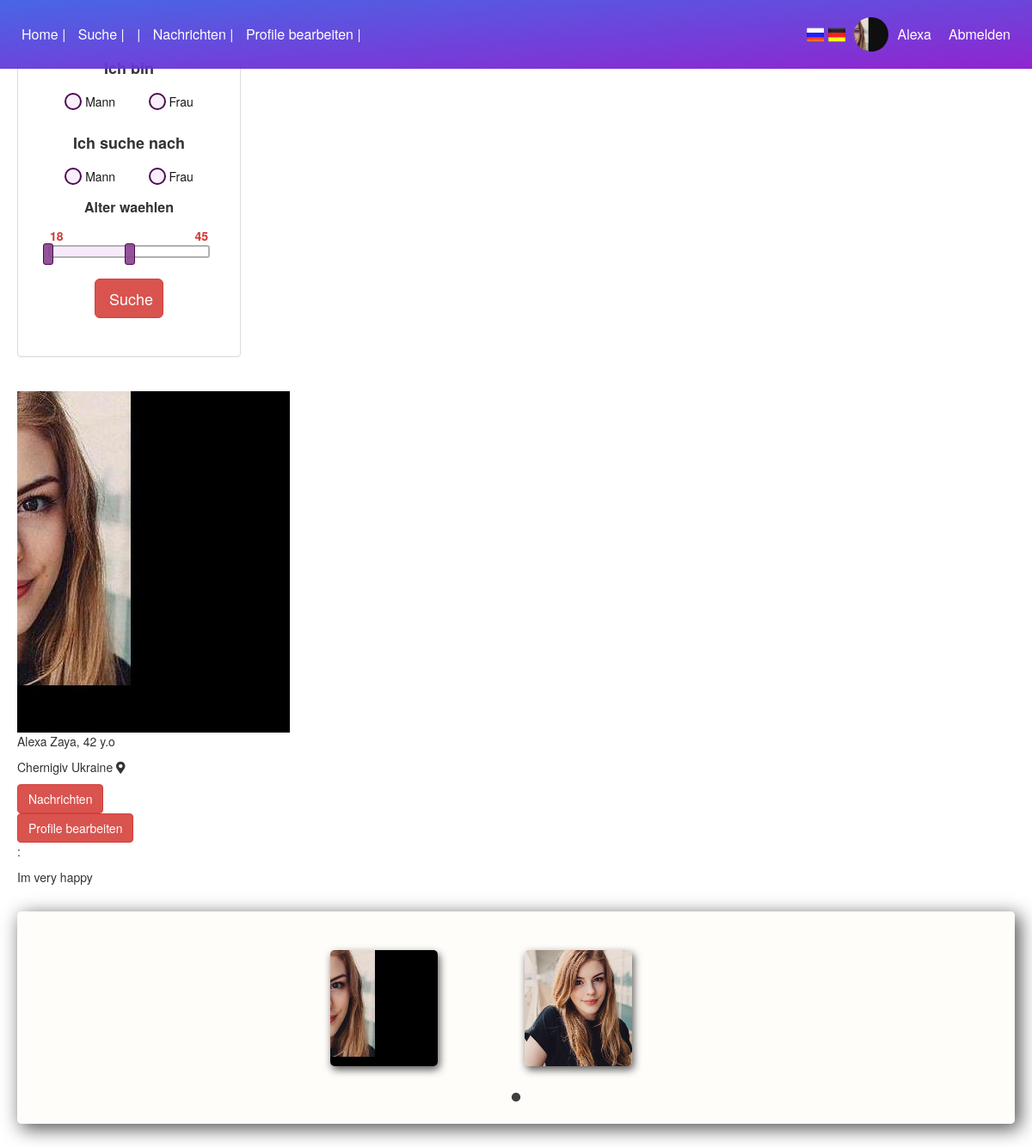
/view_profile.php (signed in), run on the app's committed database.
### tables this page shows
CREATE TABLE `register_user` (
  `register_user_id` int(11) NOT NULL,
  `user_name` varchar(250) NOT NULL,
  `user_email` varchar(250) NOT NULL,
  `user_password` varchar(250) NOT NULL,
  `user_activation_code` varchar(250) NOT NULL,
  `user_id` varchar(255) NOT NULL,
  `user_email_status` enum('not verified','verified') NOT NULL,
  `first_name` varchar(1000) NOT NULL,
  `last_name` varchar(1000) NOT NULL,
  `country` varchar(1000) NOT NULL,
  `city` varchar(1000) NOT NULL,
  `birth_date` date DEFAULT NULL,
  `profile_foto` varchar(1000) NOT NULL,
  `details` varchar(1000) NOT NULL,
  `gender` varchar(255) NOT NULL,
  `weight` varchar(255) NOT NULL,
  `height` varchar(255) NOT NULL
);

CREATE TABLE `files` (
  `id` int(11) NOT NULL,
  `file_name` varchar(255) NOT NULL,
  `uploaded_on` datetime NOT NULL,
  `us_us_id` varchar(255) NOT NULL
);

### view_profile.php (the view, shortened to what this page needs)
<?php
$array = $_SESSION['array'];
$user_id = $_SESSION['us_id'];
$con = new PDO( DB_DSN, DB_USERNAME, DB_PASSWORD );
$sthandler = $con->prepare("SELECT TIMESTAMPDIFF(YEAR, `birth_date`, CURDATE()) AS age , first_name, last_name, country, city, details, height, weight, profile_foto FROM register_user WHERE user_id = '$user_id'");
$sthandler->execute();
?>
<head>
<link rel="stylesheet" href="menu.css">
<link rel="stylesheet" href="style_personal_page.css">
<link rel="stylesheet" href="https://cdnjs.cloudflare.com/ajax/libs/jqueryui/1.12.1/jquery-ui.min.css">
<link rel="stylesheet" type="text/css" href="slick/slick.css"/>
<link rel="stylesheet" type="text/css" href="slick/slick-theme.css"/>
<link rel="stylesheet" href="https://use.fontawesome.com/releases/v5.2.0/css/all.css">
<link rel="stylesheet" href="https://maxcdn.bootstrapcdn.com/bootstrap/3.3.0/css/bootstrap.min.css">
</head>
<body>
<header class="head fixed">
    <div class="wrap rel">
        <div class="menu">
            <div class="menu_left">
                <nav class=" hero-nav pull_left _nav">
                    <ul class="list-unstyled ">
                        <a class="active" href="index.php"><?php echo $array[1];?> |</a>
                        <a class="active" href="search_form.php"><?php echo $array[19];?> |</a>
                        <a class="active" href="view_profile.php"> <?php
                        if (isset($_SESSION['user_name'])) {
                            echo '  |';}
                        ?>
                        </a>
                        <a class="active" href="message1/message.php"> <?php
                        if (isset($_SESSION['user_name'])) {
                            echo $array[13];
                            echo '  |';
                        }
                        ?>
                        </a>
                        <a class="active" href="personal_page_edit.php?user_activation_code=<?php echo $_SESSION['user_activation_code'];?>&&user_id=<?php echo $_SESSION['user_id'];?>">
                        <?php
                        if (isset($_SESSION['user_name'])) {
                            echo $array[2];
                            echo '  |';
                        }
                        ?>
                        </a>
                    </ul>
                </nav>
            </div>
            <div class="right_side_menu rel">
                <form method="post" class="active2 language_box ">
                <input class="language1  language" name="en" value=""  type="submit">
                    <input class="language2  language" name="de" value=""  type="submit">
                </form>
                   <?php
                    if (isset($_SESSION['user_name'])) {
                        echo "<a class='active2 rel' href='view_profile.php'>
                                <div class='inlne-block profile_photo_menu_box'>
                                    <img class='profile_photo_menu' src='".$_SESSION['profile_foto']."'>
                                </div>
                            </a>";
                        echo "<a class='active2' href='view_profile.php'>";
                        echo ''.$_SESSION['first_name'];
                        echo "</a>";
                    }
                    ?>
                <a class="active2" >
                    <?php
                    if (isset($_SESSION['user_name'])) {
                        echo"<a href='logout.php'>$array[3]</a>";
                    }
                    else echo "<a href='login_page.php'>$array[4]</a>";
                    ?>
                </a>
            </div>
        </div>
    </div>
</header>
<br><br>
<section class="section_general wrap">
    <div class="sect_left">
        <div class=" form-log ">
            <?php
            include("filter.php");
            ?>
        </div>
    </div>
    <div class="sect_right">
        <div class="section-slide" >
            <br>
        </div>
        <?php while($row = $sthandler->fetch(PDO::FETCH_ASSOC)) : ?>
        <div class="section-photo">
            <div class="myflex">
                <div class="big_box">
                    <div class="photo-box ">
                        <img src="<?php echo $row ['profile_foto']?>" class="photo-person">
                    </div>
                </div>
                <div class="info">
                    <p class="txt_name"><?php echo $row ['first_name'] ?> <?php echo $row ['last_name'] ?>, <?php echo $row ['age'] ?> y.o </p>
                    <?php if($row ['city'] != '' || $row ['country'] != ''){  ?>
                        <p class="txt_city"><?php echo $row ['city'] ?> <?php echo $row ['country'] ?> <i class="fas fa-map-marker-alt"></i> </p>
                    <?php } ?>
                    <div class="likes">
                            <a href="message1/message.php" class="btn btn-danger btn_send"><?php echo $array[13]; ?></a>
                            <a href="personal_page_edit.php?user_activation_code=<?php echo $_SESSION['user_activation_code'];?>&&user_id=<?php echo $_SESSION['user_id'];?>" class="btn btn-danger btn_send"><?php echo $array[2]; ?></a>
                    </div>
                    <?php if($row ['details'] != ''){  ?>
                        <div class="keframe_div">
                            <p class="txt_status"><?php echo $array[68]; ?>:</p>
                            <?php echo $row ['details'] ?>
                        </div>
                    <?php } ?>
                </div>
            </div>
            <?php endwhile;?>
            <div class="album">
                <?php
                include("fotos/view.php");
                ?>
            </div>
        </div>
    </div>
</body>

### fotos/view.php (shortened to what this page needs)
<!DOCTYPE html>
<html lang="en">
	<head>
		<link rel="stylesheet" href="fotos/view_alb.css">
		<link href="fotos/css/bootstrap.min.css" rel="stylesheet">
	</head>
<body>
	<div class="section_view" id="view">
			<div class="rowii">
			<?php
					$conn = mysqli_connect("localhost","lovoneo","ZMaLPF2-unV-ch","projekt");
					$query = "SELECT * FROM  register_user WHERE user_id = '$user_id'";
					$result = mysqli_query($conn, $query);
						while($row = mysqli_fetch_assoc($result))
						{
				?>
					<div>
						<div class="img_box rel" onclick="zoom('<?php echo $row['profile_foto']?>')" data-toggle="modal" data-target="#exampleModalCenter" style="background:  url('<?php echo $row['profile_foto']?>') no-repeat"></div>
					</div>
				<?php
				}
					$query2 = "SELECT * FROM files WHERE us_us_id= '$user_id'";
					$result2 = mysqli_query($conn, $query2);
						while($row2 = mysqli_fetch_assoc($result2))
						{
							if(mysqli_num_rows($result2) > 0)
					{
							$url = "albums/uploads/";
				?>
					<div>
						<div class="img_box rel" onclick="zoom('<?php echo $url.$row2['file_name']; ?>')" data-toggle="modal" data-target="#exampleModalCenter" style="background:  url('<?php echo $url.$row2['file_name']; ?>') no-repeat"></div>
					</div>
				<?php
						}}
					?>
			</div>
	</div>
	</body>
</html>

### menu.css (style rules this page uses)
.menu { display: flex; flex-direction: row; width: 100%; justify-content: space-between; align-items: center; }
.language_box { color: #e73591; display: flex; font-size: 16px; width: 60px; margin-bottom: 0 !important; }
.active2 { color: #fff; padding-right: 10px; }
.language1 { background: url('Russia-Flag.png'); }
.language2 { background: url('Germany-Flag.png'); }
.language { border: none !important; background-size: cover; width: 24px; height: 21px; margin-left: 5px; cursor: pointer !important; }
.active { display: inline-block; padding-right: 10px; }
.right_side_menu { display: flex; flex-direction: row; justify-content: space-between; align-items: center; }
.profile_photo_menu_box { width: 40px; height: 40px; border-radius: 50%; overflow: hidden; }
.profile_photo_menu { width: 40px; height: 50px; }
.head { background: linear-gradient(to top left,#8918ce, #3d5de4); opacity: 0.94 ; width: 100%; padding: 20px 5px; font-size: 16px; top:0; z-index: 1000; min-height: 60px; }
.head a { color: #ffffff !important; }
ul { margin-bottom: 0 !important; }

### style_personal_page.css (style rules this page uses)
.rel { position: relative; }
.fixed { position: fixed; }
.wrap { margin: 0 auto; }
.active { display: inline-block; padding-right: 10px; }

### fotos/view_alb.css (style rules this page uses)
.rel { position: relative; }
.fixed { position: fixed; }
.wrap { max-width: 1400px; padding-left: 20px; padding-right: 20px; margin: 0 auto; }
.section_view { margin: 30px 0; padding: 15px; border-radius: 5px; background: #fffdf9cb; border-color: #181818 !important; -webkit-box-shadow: 5px 5px 21px 1px rgba(0,0,0,0.67) !important; -moz-box-shadow:5px 5px 21px 1px rgba(0,0,0,0.67) !important; box-shadow: 5px 5px 21px 1px rgba(0,0,0,0.67) !important; }
.img_box { -webkit-box-shadow: 2px 4px 10px 0px rgba(0,0,0,0.67) !important; -moz-box-shadow: 2px 4px 10px 0px rgba(0,0,0,0.67) !important; box-shadow: 2px 4px 10px 0px rgba(0,0,0,0.67) !important; width: 125px; height: 135px; overflow: hidden; border-radius: 5px; background-size: cover !important; background-position: center center !important; cursor: pointer; display: inline-block; margin: 10px; }

### data on the page
register_user: profile_foto (picture), first_name "Alexa", last_name "Zaya", age "42", city "Chernigiv", country "Ukraine", array "Nachrichten", array "Profile bearbeiten", details "Im very happy"
files: file_name (picture)

### other printed values
$array[1] "Home"
$array[19] "Suche"
$array[13] "Nachrichten"
$array[2] "Profile bearbeiten"
$_SESSION['first_name'] "Alexa"
$array[3] "Abmelden"
$array[14] "Ich bin"
$array[15] "Mann"
$array[16] "Frau"
$array[17] "Ich suche nach"
$array[18] "Alter waehlen"
